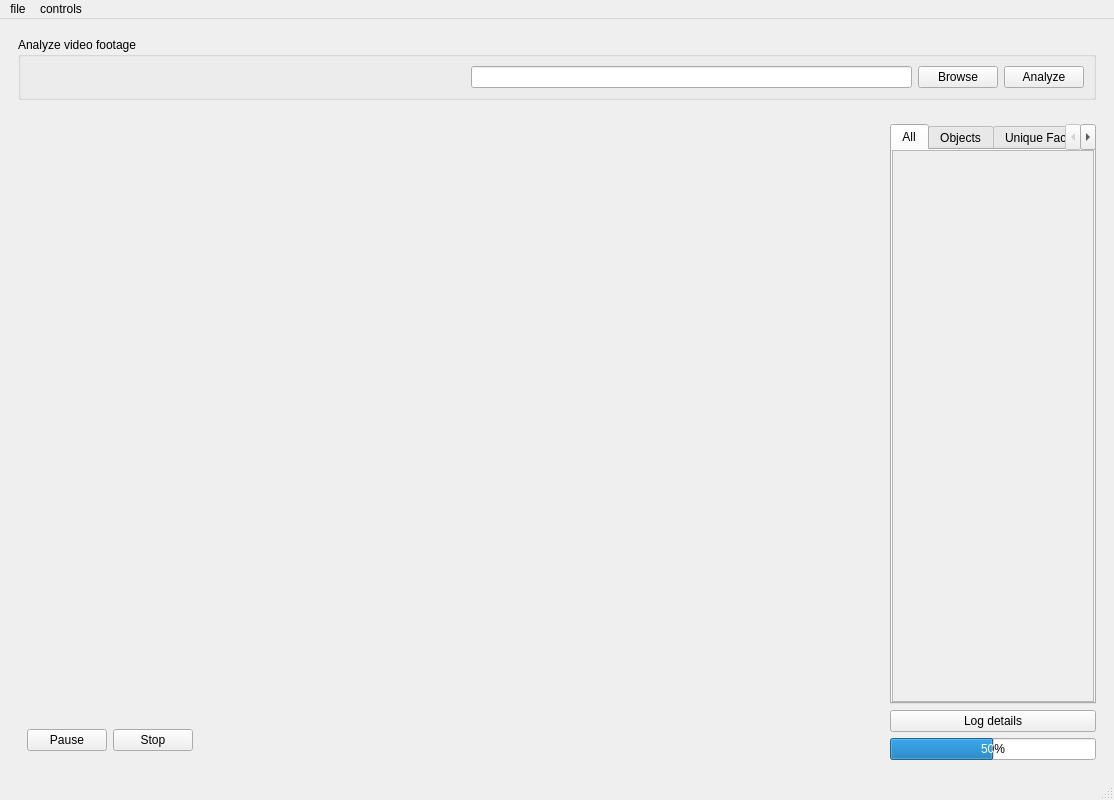
<?xml version="1.0" encoding="UTF-8"?>
<ui version="4.0">
 <class>footageWindow</class>
 <widget class="QMainWindow" name="footageWindow">
  <property name="geometry">
   <rect>
    <x>0</x>
    <y>0</y>
    <width>1114</width>
    <height>800</height>
   </rect>
  </property>
  <property name="windowTitle">
   <string>Footage Analyzer</string>
  </property>
  <widget class="QWidget" name="centralwidget">
   <layout class="QVBoxLayout" name="verticalLayout_2">
    <item>
     <widget class="QWidget" name="verticalWidget_1" native="true">
      <property name="sizePolicy">
       <sizepolicy hsizetype="Preferred" vsizetype="Maximum">
        <horstretch>0</horstretch>
        <verstretch>0</verstretch>
       </sizepolicy>
      </property>
      <layout class="QVBoxLayout" name="verticalLayout">
       <item>
        <widget class="QGroupBox" name="groupBox">
         <property name="sizePolicy">
          <sizepolicy hsizetype="Preferred" vsizetype="Maximum">
           <horstretch>0</horstretch>
           <verstretch>0</verstretch>
          </sizepolicy>
         </property>
         <property name="title">
          <string>Analyze video footage</string>
         </property>
         <layout class="QHBoxLayout" name="horizontalLayout_2">
          <item>
           <spacer name="horizontalSpacer">
            <property name="orientation">
             <enum>Qt::Horizontal</enum>
            </property>
            <property name="sizeHint" stdset="0">
             <size>
              <width>40</width>
              <height>20</height>
             </size>
            </property>
           </spacer>
          </item>
          <item>
           <widget class="QLineEdit" name="file"/>
          </item>
          <item>
           <widget class="QPushButton" name="browse">
            <property name="text">
             <string>Browse</string>
            </property>
           </widget>
          </item>
          <item>
           <widget class="QPushButton" name="analyze">
            <property name="text">
             <string>Analyze</string>
            </property>
           </widget>
          </item>
         </layout>
        </widget>
       </item>
      </layout>
     </widget>
    </item>
    <item>
     <layout class="QHBoxLayout" name="horizontalLayout">
      <item>
       <widget class="QWidget" name="verticalWidget" native="true">
        <property name="sizePolicy">
         <sizepolicy hsizetype="Minimum" vsizetype="Preferred">
          <horstretch>0</horstretch>
          <verstretch>0</verstretch>
         </sizepolicy>
        </property>
        <property name="styleSheet">
         <string notr="true"/>
        </property>
        <layout class="QVBoxLayout" name="verticalLayout_3">
         <item>
          <widget class="VlcWidgetVideo" name="video" native="true">
           <property name="sizePolicy">
            <sizepolicy hsizetype="Minimum" vsizetype="Minimum">
             <horstretch>0</horstretch>
             <verstretch>0</verstretch>
            </sizepolicy>
           </property>
           <property name="styleSheet">
            <string notr="true"/>
           </property>
          </widget>
         </item>
         <item>
          <widget class="VlcWidgetSeek" name="seek" native="true">
           <property name="sizePolicy">
            <sizepolicy hsizetype="Preferred" vsizetype="Maximum">
             <horstretch>0</horstretch>
             <verstretch>0</verstretch>
            </sizepolicy>
           </property>
          </widget>
         </item>
         <item>
          <widget class="QWidget" name="horizontalWidget_2" native="true">
           <property name="sizePolicy">
            <sizepolicy hsizetype="Preferred" vsizetype="Maximum">
             <horstretch>0</horstretch>
             <verstretch>0</verstretch>
            </sizepolicy>
           </property>
           <layout class="QHBoxLayout" name="horizontalLayout_3">
            <item>
             <widget class="QPushButton" name="pause">
              <property name="styleSheet">
               <string notr="true">color: rgb(0, 0, 0);</string>
              </property>
              <property name="text">
               <string>Pause</string>
              </property>
             </widget>
            </item>
            <item>
             <widget class="QPushButton" name="stop">
              <property name="styleSheet">
               <string notr="true">color: rgb(0, 0, 0);</string>
              </property>
              <property name="text">
               <string>Stop</string>
              </property>
             </widget>
            </item>
           </layout>
          </widget>
         </item>
        </layout>
       </widget>
      </item>
      <item>
       <widget class="QWidget" name="layoutProcessed" native="true">
        <property name="sizePolicy">
         <sizepolicy hsizetype="Minimum" vsizetype="Preferred">
          <horstretch>0</horstretch>
          <verstretch>0</verstretch>
         </sizepolicy>
        </property>
        <property name="maximumSize">
         <size>
          <width>16777215</width>
          <height>16777215</height>
         </size>
        </property>
        <property name="styleSheet">
         <string notr="true"/>
        </property>
        <layout class="QVBoxLayout" name="verticalLayout_5">
         <item alignment="Qt::AlignHCenter|Qt::AlignVCenter">
          <widget class="QLabel" name="imageLabel">
           <property name="minimumSize">
            <size>
             <width>640</width>
             <height>480</height>
            </size>
           </property>
           <property name="maximumSize">
            <size>
             <width>640</width>
             <height>480</height>
            </size>
           </property>
           <property name="styleSheet">
            <string notr="true"/>
           </property>
           <property name="text">
            <string/>
           </property>
          </widget>
         </item>
        </layout>
       </widget>
      </item>
      <item>
       <widget class="QWidget" name="verticalWidget_2" native="true">
        <property name="sizePolicy">
         <sizepolicy hsizetype="Minimum" vsizetype="Preferred">
          <horstretch>0</horstretch>
          <verstretch>0</verstretch>
         </sizepolicy>
        </property>
        <layout class="QVBoxLayout" name="verticalLayout_4">
         <item>
          <widget class="QTabWidget" name="tabWidget">
           <property name="currentIndex">
            <number>0</number>
           </property>
           <widget class="QWidget" name="tab">
            <attribute name="title">
             <string>All</string>
            </attribute>
            <layout class="QGridLayout" name="gridLayout">
             <property name="leftMargin">
              <number>0</number>
             </property>
             <property name="topMargin">
              <number>0</number>
             </property>
             <property name="rightMargin">
              <number>0</number>
             </property>
             <property name="bottomMargin">
              <number>0</number>
             </property>
             <property name="spacing">
              <number>0</number>
             </property>
             <item row="0" column="0">
              <widget class="QScrollArea" name="scrollAreaAll">
               <property name="sizePolicy">
                <sizepolicy hsizetype="Minimum" vsizetype="Minimum">
                 <horstretch>0</horstretch>
                 <verstretch>0</verstretch>
                </sizepolicy>
               </property>
               <property name="widgetResizable">
                <bool>true</bool>
               </property>
               <widget class="QWidget" name="allScrollAreaWidgetContents">
                <property name="geometry">
                 <rect>
                  <x>0</x>
                  <y>0</y>
                  <width>198</width>
                  <height>548</height>
                 </rect>
                </property>
               </widget>
              </widget>
             </item>
            </layout>
           </widget>
           <widget class="QWidget" name="tab_2">
            <attribute name="title">
             <string>Objects</string>
            </attribute>
            <layout class="QGridLayout" name="gridLayout_2">
             <property name="leftMargin">
              <number>0</number>
             </property>
             <property name="topMargin">
              <number>0</number>
             </property>
             <property name="rightMargin">
              <number>0</number>
             </property>
             <property name="bottomMargin">
              <number>0</number>
             </property>
             <item row="0" column="0">
              <widget class="QScrollArea" name="scrollAreaObject">
               <property name="widgetResizable">
                <bool>true</bool>
               </property>
               <widget class="QWidget" name="objectsScrollAreaWidgetContents">
                <property name="geometry">
                 <rect>
                  <x>0</x>
                  <y>0</y>
                  <width>198</width>
                  <height>548</height>
                 </rect>
                </property>
               </widget>
              </widget>
             </item>
            </layout>
           </widget>
           <widget class="QWidget" name="tab_3">
            <attribute name="title">
             <string>Unique Faces</string>
            </attribute>
            <layout class="QGridLayout" name="gridLayout_3">
             <property name="leftMargin">
              <number>0</number>
             </property>
             <property name="topMargin">
              <number>0</number>
             </property>
             <property name="rightMargin">
              <number>0</number>
             </property>
             <property name="bottomMargin">
              <number>0</number>
             </property>
             <property name="spacing">
              <number>0</number>
             </property>
             <item row="0" column="0">
              <widget class="QScrollArea" name="scrollArea_2">
               <property name="widgetResizable">
                <bool>true</bool>
               </property>
               <widget class="QWidget" name="uniqueScrollAreaWidgetContents">
                <property name="geometry">
                 <rect>
                  <x>0</x>
                  <y>0</y>
                  <width>198</width>
                  <height>548</height>
                 </rect>
                </property>
               </widget>
              </widget>
             </item>
            </layout>
           </widget>
           <widget class="QWidget" name="tab_4">
            <attribute name="title">
             <string>Face times</string>
            </attribute>
            <layout class="QGridLayout" name="gridLayout_4">
             <property name="leftMargin">
              <number>0</number>
             </property>
             <property name="topMargin">
              <number>0</number>
             </property>
             <property name="rightMargin">
              <number>0</number>
             </property>
             <property name="bottomMargin">
              <number>0</number>
             </property>
             <item row="0" column="0">
              <widget class="QScrollArea" name="scrollArea_3">
               <property name="widgetResizable">
                <bool>true</bool>
               </property>
               <widget class="QWidget" name="facesScrollAreaWidgetContents">
                <property name="geometry">
                 <rect>
                  <x>0</x>
                  <y>0</y>
                  <width>198</width>
                  <height>548</height>
                 </rect>
                </property>
               </widget>
              </widget>
             </item>
            </layout>
           </widget>
          </widget>
         </item>
         <item>
          <widget class="QPushButton" name="log">
           <property name="sizePolicy">
            <sizepolicy hsizetype="Minimum" vsizetype="Fixed">
             <horstretch>0</horstretch>
             <verstretch>0</verstretch>
            </sizepolicy>
           </property>
           <property name="text">
            <string>Log details</string>
           </property>
          </widget>
         </item>
         <item>
          <widget class="QProgressBar" name="progressBar">
           <property name="sizePolicy">
            <sizepolicy hsizetype="Minimum" vsizetype="Fixed">
             <horstretch>0</horstretch>
             <verstretch>0</verstretch>
            </sizepolicy>
           </property>
           <property name="minimum">
            <number>0</number>
           </property>
           <property name="value">
            <number>50</number>
           </property>
          </widget>
         </item>
        </layout>
       </widget>
      </item>
     </layout>
    </item>
   </layout>
  </widget>
  <widget class="QMenuBar" name="menubar">
   <property name="geometry">
    <rect>
     <x>0</x>
     <y>0</y>
     <width>1114</width>
     <height>19</height>
    </rect>
   </property>
   <widget class="QMenu" name="menuFile">
    <property name="title">
     <string>file</string>
    </property>
    <addaction name="actionOpen"/>
   </widget>
   <widget class="QMenu" name="menuControls">
    <property name="title">
     <string>controls</string>
    </property>
    <addaction name="actionPause"/>
    <addaction name="actionStop"/>
   </widget>
   <addaction name="menuFile"/>
   <addaction name="menuControls"/>
  </widget>
  <widget class="QStatusBar" name="statusbar"/>
  <action name="actionPause">
   <property name="text">
    <string>Pause</string>
   </property>
   <property name="shortcut">
    <string>Ctrl+P</string>
   </property>
  </action>
  <action name="actionStop">
   <property name="text">
    <string>Stop</string>
   </property>
   <property name="shortcut">
    <string>Ctrl+S</string>
   </property>
  </action>
  <action name="actionOpen">
   <property name="text">
    <string>Open</string>
   </property>
   <property name="shortcut">
    <string>Ctrl+O</string>
   </property>
  </action>
 </widget>
 <customwidgets>
  <customwidget>
   <class>VlcWidgetVideo</class>
   <extends>QWidget</extends>
   <header location="global">VLCQtWidgets/WidgetVideo.h</header>
   <container>1</container>
   <slots>
    <signal>fullscreen()</signal>
    <slot>toggleFullscreen()</slot>
   </slots>
  </customwidget>
  <customwidget>
   <class>VlcWidgetSeek</class>
   <extends>QWidget</extends>
   <header location="global">VLCQtWidgets/WidgetSeek.h</header>
   <container>1</container>
  </customwidget>
 </customwidgets>
 <resources/>
 <connections/>
</ui>
